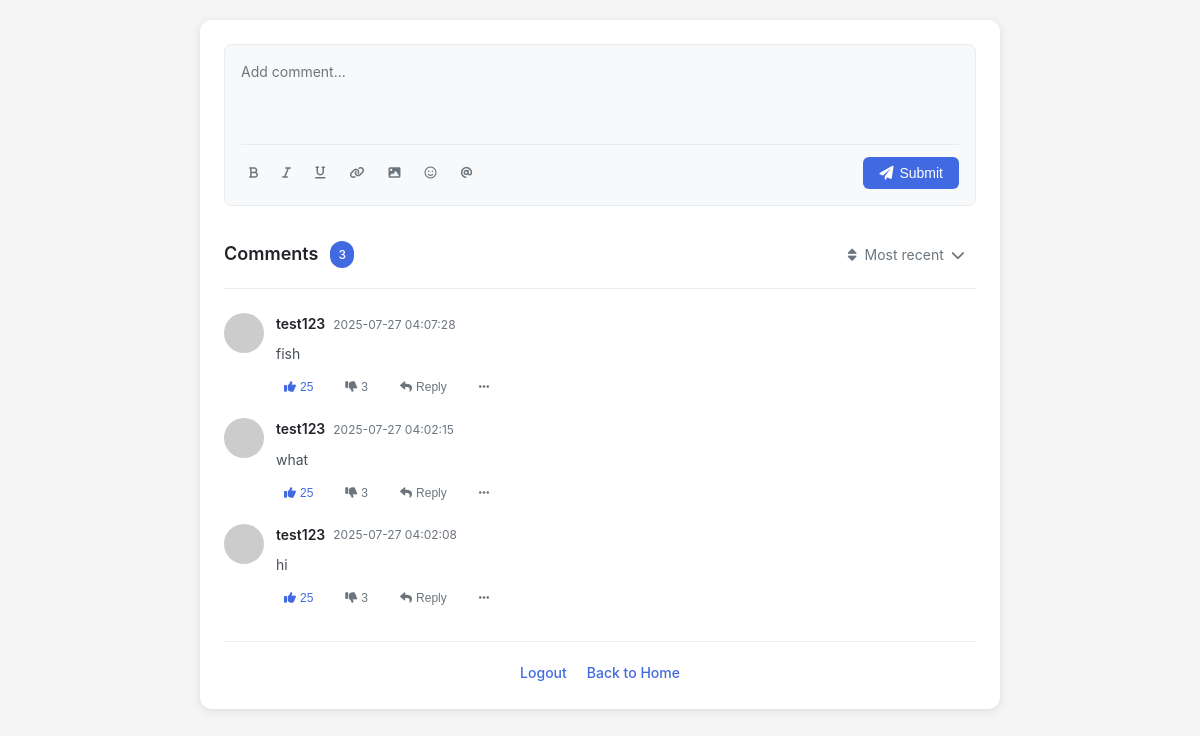
The page /comments on the database its author committed.
### tables this page shows
CREATE TABLE comments (
            id INTEGER PRIMARY KEY AUTOINCREMENT,
            username TEXT NOT NULL,
            comment TEXT NOT NULL,
            timestamp DATETIME DEFAULT CURRENT_TIMESTAMP
        );

### app.py (the view, shortened to what this page needs)
@app.route('/comments', methods=['GET', 'POST'])
def comments():
    conn = sqlite3.connect('database.db')
    cursor = conn.cursor()
    cursor.execute("SELECT username, comment, timestamp FROM comments ORDER BY timestamp DESC")
    comments = cursor.fetchall()
    conn.close()
    return render_template('comments.html', comments=comments)

### templates/comments.html (shortened to what this page needs)
<!DOCTYPE html>
<html lang="en">
<head>
    <link rel="stylesheet" href="{{ url_for('static', filename='style.css') }}">
    <link rel="stylesheet" href="https://cdnjs.cloudflare.com/ajax/libs/font-awesome/6.0.0/css/all.min.css">
</head>
<body>
    <div class="comments-container">
        <div class="comment-input-section">
            <div class="comment-input-wrapper">
                <textarea
                    id="comment-input"
                    name="comment"
                    placeholder="Add comment..."
                    rows="3"
                    class="comment-textarea"></textarea>
                <div class="formatting-toolbar">
                    <div class="formatting-buttons">
                        <button type="button" class="format-btn" title="Bold"><i class="fas fa-bold"></i></button>
                        <button type="button" class="format-btn" title="Italic"><i class="fas fa-italic"></i></button>
                        <button type="button" class="format-btn" title="Underline"><i class="fas fa-underline"></i></button>
                        <button type="button" class="format-btn" title="Link"><i class="fas fa-link"></i></button>
                        <button type="button" class="format-btn" title="Image"><i class="fas fa-image"></i></button>
                        <button type="button" class="format-btn" title="Emoji"><i class="far fa-smile"></i></button>
                        <button type="button" class="format-btn" title="Mention"><i class="fas fa-at"></i></button>
                    </div>
                    <button type="submit" class="submit-btn" form="comment-form">
                        <i class="fas fa-paper-plane"></i> Submit
                    </button>
                </div>
            </div>
        </div>
        <div class="comments-header">
            <div class="comments-title">
                <h2>Comments</h2>
                <span class="comment-count-badge">{{ comments|length if comments else 0 }}</span>
            </div>
            <div class="sort-dropdown">
                <i class="fas fa-sort"></i>
                <span>Most recent</span>
                <i class="fas fa-chevron-down"></i>
            </div>
        </div>
        <div class="comments-list">
            {% if comments %}
                {% for comment in comments %}
                <div class="comment-item">
                    <div class="comment-avatar">
                        <img src="https://ui-avatars.com/api/?name={{ comment[0] }}&background=random&color=fff&size=40"
                             alt="{{ comment[0] }}" class="avatar-img">
                    </div>
                    <div class="comment-content">
                        <div class="comment-header">
                            <span class="comment-author">{{ comment[0] }}</span>
                            <span class="comment-timestamp">{{ comment[2] }}</span>
                        </div>
                        <div class="comment-text">{{ comment[1] | safe }}</div>
                        <div class="comment-actions">
                            <button class="action-btn like-btn active">
                                <i class="fas fa-thumbs-up"></i>
                                <span class="action-count">25</span>
                            </button>
                            <button class="action-btn dislike-btn">
                                <i class="fas fa-thumbs-down"></i>
                                <span class="action-count">3</span>
                            </button>
                            <button class="action-btn reply-btn">
                                <i class="fas fa-reply"></i>
                                <span>Reply</span>
                            </button>
                            <button class="action-btn more-btn">
                                <i class="fas fa-ellipsis-h"></i>
                            </button>
                        </div>
                    </div>
                </div>
                {% endfor %}
            {% else %}
                <div class="no-comments">
                    <p>No comments yet. Be the first to comment!</p>
                </div>
            {% endif %}
        </div>
        <div class="navigation-links">
            <a href="/logout" class="nav-link">Logout</a>
            <a href="/" class="nav-link">Back to Home</a>
        </div>
    </div>
</body>
</html>

### static/style.css (style rules this page uses)
* { margin: 0; padding: 0; box-sizing: border-box; }
body { margin: 0; padding: 0; background: #f5f5f5; font-family: -apple-system, BlinkMacSystemFont, 'Segoe UI', Roboto, Oxygen, Ubuntu, Cantarell, sans-serif; line-height: 1.6; color: #333; }
.comments-container { max-width: 800px; width: 100%; background: white; border-radius: 12px; padding: 24px; box-shadow: 0 2px 10px rgba(0, 0, 0, 0.1); margin: 0 auto; }
body:has(.comments-container) { display: flex; justify-content: center; align-items: flex-start; min-height: 100vh; padding: 20px; background: #f5f5f5; }
.comment-input-section { margin-bottom: 32px; }
.comment-input-wrapper { background: #f8f9fa; border: 1px solid #e9ecef; border-radius: 8px; padding: 16px; }
.comment-textarea { width: 100%; border: none; background: transparent; resize: none; font-size: 14px; line-height: 1.5; color: #495057; outline: none; font-family: inherit; }
.comment-textarea::placeholder { color: #6c757d; }
.formatting-toolbar { display: flex; justify-content: space-between; align-items: center; margin-top: 12px; padding-top: 12px; border-top: 1px solid #e9ecef; }
.formatting-buttons { display: flex; gap: 8px; }
.format-btn { background: none; border: none; padding: 6px 8px; border-radius: 4px; color: #6c757d; cursor: pointer; font-size: 12px; transition: all 0.2s; }
.submit-btn { background: royalblue; color: white; border: none; padding: 8px 16px; border-radius: 6px; font-size: 14px; font-weight: 500; cursor: pointer; display: flex; align-items: center; gap: 6px; transition: background 0.2s; }
.comments-header { display: flex; justify-content: space-between; align-items: center; margin-bottom: 24px; padding-bottom: 16px; border-bottom: 1px solid #e9ecef; }
.comments-title { display: flex; align-items: center; gap: 12px; }
.comments-title h2 { font-size: 18px; font-weight: 600; color: #212529; margin: 0; }
.comment-count-badge { background: royalblue; color: white; padding: 4px 8px; border-radius: 12px; font-size: 12px; font-weight: 500; min-width: 20px; text-align: center; }
.sort-dropdown { display: flex; align-items: center; gap: 8px; color: #6c757d; font-size: 14px; cursor: pointer; padding: 6px 12px; border-radius: 6px; transition: background 0.2s; }
.comments-list { display: flex; flex-direction: column; gap: 20px; }
.comment-item { display: flex; gap: 12px; }
.comment-avatar { flex-shrink: 0; }
.avatar-img { width: 40px; height: 40px; border-radius: 50%; object-fit: cover; }
.comment-content { flex: 1; min-width: 0; }
.comment-header { display: flex; align-items: center; gap: 8px; margin-bottom: 8px; }
.comment-author { font-weight: 600; color: #212529; font-size: 14px; }
.comment-timestamp { color: #6c757d; font-size: 12px; }
.comment-text { color: #495057; font-size: 14px; line-height: 1.5; margin-bottom: 12px; }
.comment-actions { display: flex; gap: 16px; align-items: center; }
.action-btn { background: none; border: none; color: #6c757d; font-size: 12px; cursor: pointer; display: flex; align-items: center; gap: 4px; padding: 4px 8px; border-radius: 4px; transition: all 0.2s; }
.action-btn.active { color: royalblue; }
.action-count { font-size: 12px; font-weight: 500; }
.navigation-links { display: flex; justify-content: center; gap: 20px; margin-top: 32px; padding-top: 20px; border-top: 1px solid #e9ecef; }
.nav-link { color: royalblue; text-decoration: none; font-size: 14px; font-weight: 500; transition: color 0.2s; }
.comment-content * { max-width: 100%; }

### rows shown on the page
comments: username "test123", timestamp "2025-07-27 04:07:28", comment "fish"
comments: username "test123", timestamp "2025-07-27 04:02:15", comment "what"
comments: username "test123", timestamp "2025-07-27 04:02:08", comment "hi"

### other values the page prints
{{ comments|length if comments else 0 }} "3"
